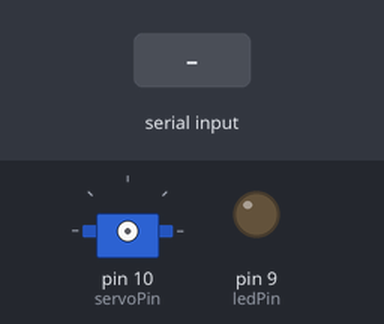
A sketch run on a simulated Arduino Uno, built with avr-gcc and run on an emulated ATmega328P. On the bench: servo, output pins drawn as LEDs (lit = HIGH). The inputs (shaded band) are chosen by the test bench.

Above: at 1.2 s.
1.3 s: "l" received over Serial
At 1.6 s:
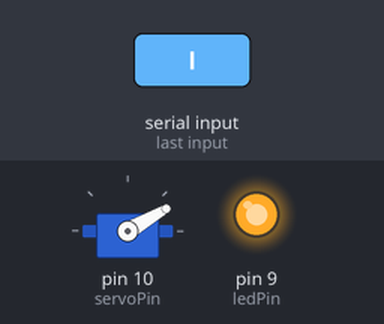
3.3 s: "c" received over Serial
At 4.2 s:
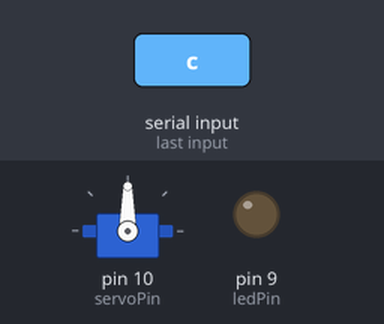
5.3 s: "r" received over Serial
At 6.9 s:
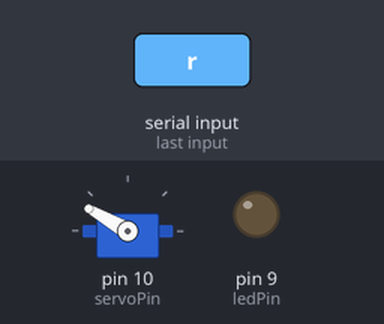
Timing chart, 0 to 8.4 s (numbered marks = the images above; inputs shaded):
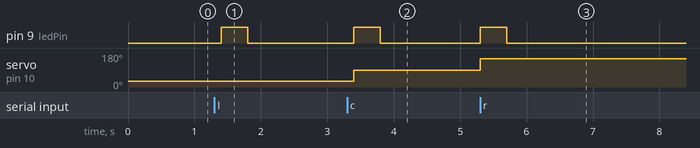

The sketch:

serial_servo.ino
```cpp
#include <Servo.h>
#define sgn(x) (((x) > 0) - ((x) < 0))
// #define SLOW_SERVO

int loopCount;
int pos;
const int servoPin = 10;
const int ledPin = 9;
Servo myservo;

void setup() {
  loopCount = 0;
  pos = 90;
  pinMode(ledPin, OUTPUT);
  digitalWrite(ledPin, 0);
  // start serial port at 9600 bps:
  Serial.begin(9600);
  while (!Serial) {
    ;  // wait for serial port to connect. Needed for native USB port only
  }
  //myservo.attach(servoPin);
  //myservo.write(pos);
}

// put your main code here, to run repeatedly:
void loop() {
  int inByte;
  int deg;
  int incr;
  int newPos;
  int ms = 100;

  // Check for incoming serial data and read it if available.
  // Check for single character command for left, center, right, or pause.
  if (Serial.available() > 0) {
    // get incoming byte:
    inByte = Serial.read();
    switch (inByte) {
      case 'l':
        newPos = 30;
        break;
      case 'c':
        newPos = 90;
        break;
      case 'r':
        newPos = 150;
        break;
      case 'p':
        delay(200);
        ms = 0;
        // No break
      default:
        newPos = pos;
    }
    if (newPos != pos) {
      myservo.attach(servoPin);
      digitalWrite(ledPin, 1);
  #ifdef SLOW_SERVO
      incr = sgn(newPos - pos) * 5;
      for (deg = pos; deg != newPos; deg += incr) {
        myservo.write(deg);
        delay(50);
      }
  #else
      myservo.write(newPos);
      delay(abs(newPos-pos) <= 90 ? 400 : 800);
  #endif
      ms = 0;
      myservo.detach();
      digitalWrite(ledPin, 0);
      pos = newPos;
    }
  }
  delay(ms);
}
```

Measured:
- after the input at 1.3 s, pin 9 (ledPin): LOW → HIGH after 0.10 s, → LOW 0.40 s later
- after the input at 3.3 s, pin 9 (ledPin): LOW → HIGH after 0.10 s, → LOW 0.40 s later; servo on pin 10 (servoPin): 30° → 90° after 0.10 s
- after the input at 5.3 s, pin 9 (ledPin): LOW → HIGH at once, → LOW 0.40 s later; servo on pin 10 (servoPin): 90° → 150° at once
